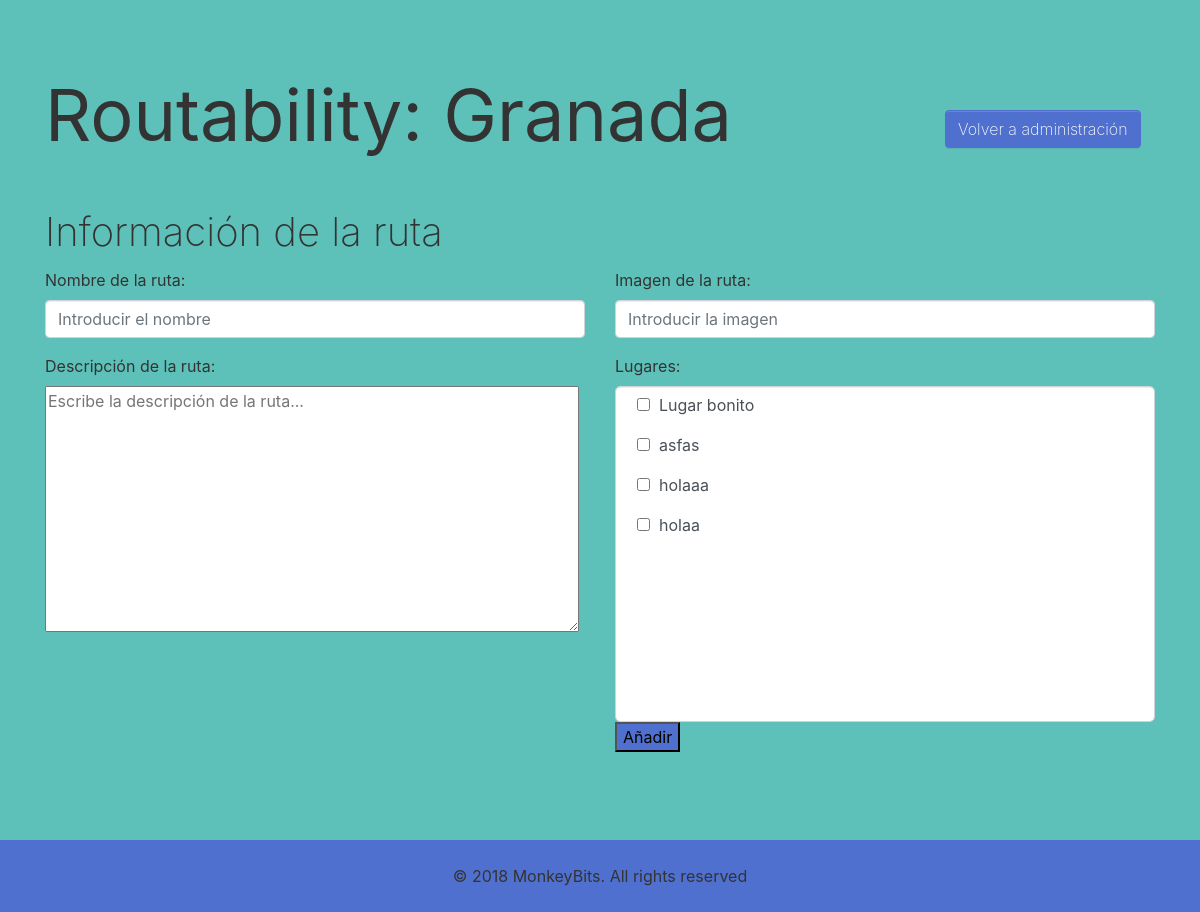
Page /RoutabilityAdmin/addRoutes.php on the earlier database version.
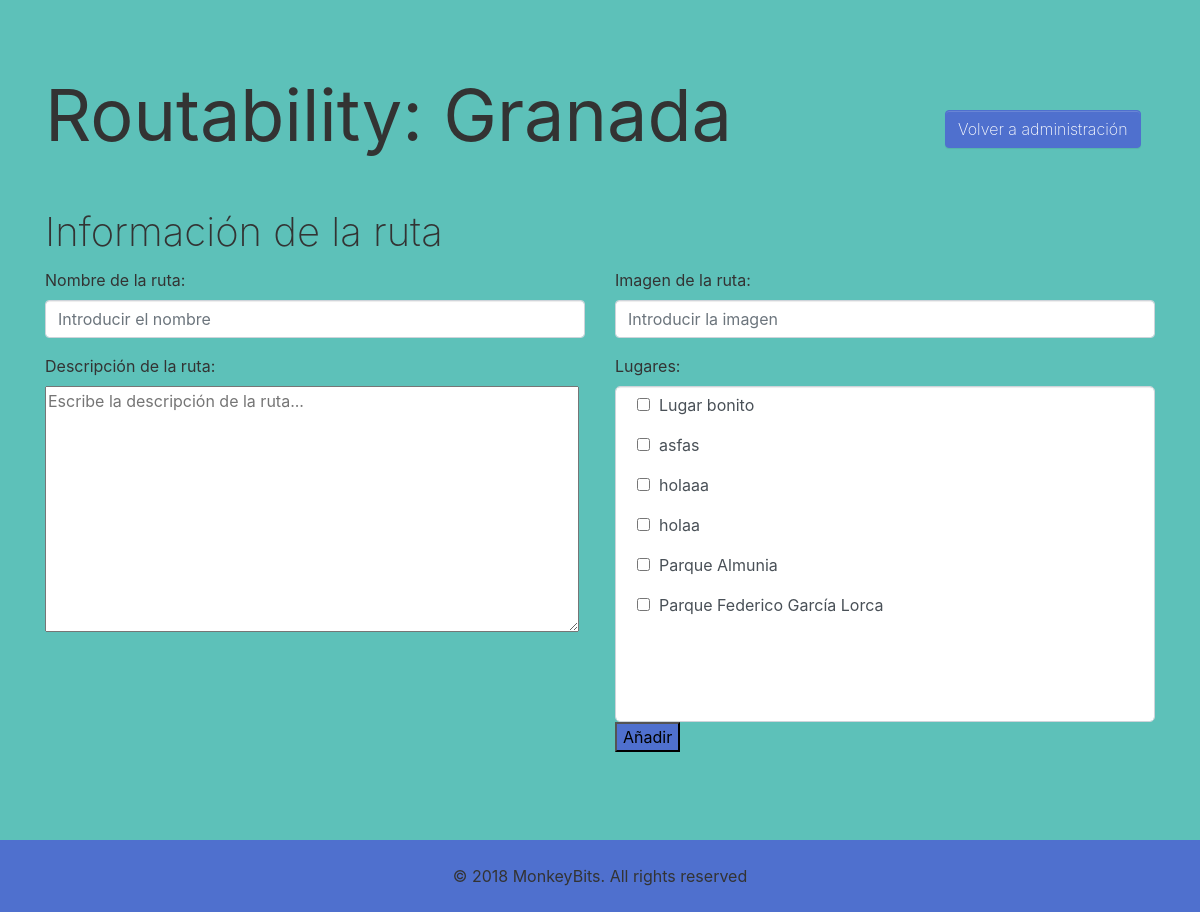
Same page on the later database version.
### tables this page shows
CREATE TABLE `place` (
  `IdPlace` int(8) NOT NULL,
  `Email` varchar(50) NOT NULL,
  `MadeBy` varchar(50) DEFAULT NULL,
  `Name` varchar(50) NOT NULL,
  `Description` text NOT NULL,
  `Localitation` varchar(100) NOT NULL,
  `Image` text NOT NULL
);

### RoutabilityAdmin/addRoutes.php (the view, shortened to what this page needs)
<?php
$conexion = mysqli_connect("localhost", "root", "");
?>
<!DOCTYPE html>
<html>
<head>
    <link rel="stylesheet" href="https://cdnjs.cloudflare.com/ajax/libs/font-awesome/4.7.0/css/font-awesome.min.css" type="text/css">
    <link rel="stylesheet" href="./theme.css" type="text/css">
    <link rel="stylesheet" href="./fonts.css" type="text/css">
</head>
<body class="bg-primary">
    <div class="py-5">
        <div class="container">
            <div class="row">
                <div class="col-md-12">
                    <h1 class="display-3"><b>Routability: Granada</b></h1><a class="btn btn-secondary" href="Home.php" style="	transform:  translateX(900px)  translateY(-60px) ;">Volver a administración</a>
                </div>
            </div>
            <fieldset>
                <h1>Información de la ruta</h1>
                <form action="addRoutes.php" method="post">
                    <div class="row">
                        <div class="col-md-6">
                            <div class="form-group"> <label><b>Nombre de la ruta:</b></label><input type="nombre" class="form-control" required value="" name="nombre" placeholder="Introducir el nombre" onBlur="if(this.value=='')this.value='nombre'" onFocus="if(this.value=='nombre')this.value='' "></div>
                        </div>
                        <div class="col-md-6">
                            <div class="form-group"> <label><b>Imagen de la ruta:</b></label><input type="imagen" class="form-control" required value="" name="imagen" placeholder="Introducir la imagen" onBlur="if(this.value=='')this.value='imagen'" onFocus="if(this.value=='imagen')this.value='' "></div>
                        </div>
                    </div>
                    <div class="row">
                        <div class="col-md-6">
                            <div class="form-group"> <label><b>Descripción de la ruta:</b></label><br /><textarea required value="" name="descripcion" placeholder="Escribe la descripción de la ruta..." maxlength="10000" rows="10" cols="50" onFocus="if(this.value=='descripcion')this.value='' "></textarea></div>
                        </div>
                        <div class="col-md-6">
                            <div class="form-group"> <label><b>Lugares:</b></label><br />
                                <div class="scroll" style="border-radius:5px; background-color:white;">
                                    <?php
                                    $resultado_lugares = mysqli_query($conexion, "SELECT * FROM `place`");
                                    if ($resultado_lugares->num_rows > 0) {
                                        while($array_resultado =  mysqli_fetch_assoc($resultado_lugares)) {
                                            echo"<p>&nbsp&nbsp<input name='lugares[]' type='checkbox' id='".$array_resultado['IdPlace']."' value=".$array_resultado['IdPlace']."<br/>&nbsp&nbsp<b>".$array_resultado['Name']."</b></p>";
                                        }
                                    }
                                    ?>
                                    </div>
                                    <div>
                                        <input class="bg-secondary" type="submit" name="aniadir" value="Añadir">
                                    </div>
                            </div>
                        </div>
                    </div>
                </form>
            </fieldset>
        </div>
    </div>
    <div class="py-3 bg-secondary" style="">
        <div class="container">
            <div class="row">
                <div class="col-md-12 text-center">
                    <p class="mb-0"><b>© 2018 MonkeyBits. All rights reserved</b></p>
                </div>
            </div>
        </div>
    </div>
</body>
</html>

Differences in the rows shown:
added place: Name "Parque Almunia"
added place: Name "Parque Federico García Lorca"
